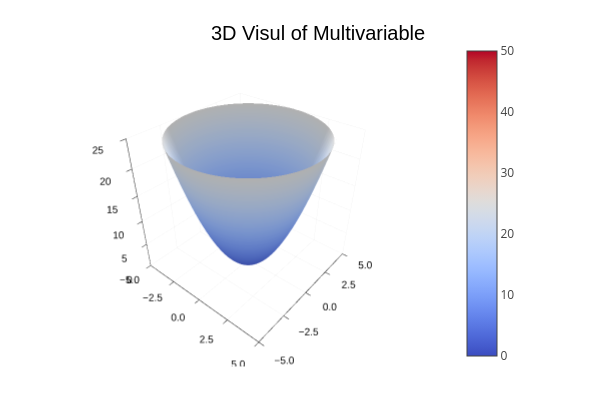

Write notebook code for a chart like this one.
### Markdown cell above
<a id="multivariable-paraboloid"></a>
#### 3D Paraboloid

**Mathematical Concept:**
A multivariable quadratic function forming a symmetric 3D surface.
$$ f(x, y) = x^2 + y^2 $$

**Modeling Objective:**
Render a 3D surface plot to visualize continuous spatial domains.

[↑ Back to Table of Contents](#table-of-contents)

### Code cell
f(x,y) = x^2 + y^2
x = -5:0.2:5
y = -5:0.2:5

surface(x,y,f, title= "3D Visul of Multivariable", color=:coolwarm, camera=(40,35), zlims=(0, 25) )

### Figure 1 — Plotly figure (JSON) as saved in the notebook; plotly's stock layout.template omitted (floating-point values rounded to 4 significant figures; data arrays with more than 128 entries replaced by an {"elided": "..."} marker saying what was removed)
{"data": [{"colorbar": {"len": 0.9039, "title": "", "x": 0.7615, "y": 0.4896}, "colorscale": {"elided": "100x2 mixed values"}, "name": "y1", "opacity": null, "scene": "scene", "showlegend": false, "showscale": true, "type": "surface", "x": [-5, -4.8, -4.6, -4.4, -4.2, -4, -3.8, -3.6, -3.4, -3.2, -3, -2.8, -2.6, -2.4, -2.2, -2, -1.8, -1.6, -1.4, -1.2, -1, -0.8, -0.6, -0.4, -0.2, 0, 0.2, 0.4, 0.6, 0.8, 1, 1.2, 1.4, 1.6, 1.8, 2, 2.2, 2.4, 2.6, 2.8, 3, 3.2, 3.4, 3.6, 3.8, 4, 4.2, 4.4, 4.6, 4.8, 5], "xaxis": "x", "y": [-5, -4.8, -4.6, -4.4, -4.2, -4, -3.8, -3.6, -3.4, -3.2, -3, -2.8, -2.6, -2.4, -2.2, -2, -1.8, -1.6, -1.4, -1.2, -1, -0.8, -0.6, -0.4, -0.2, 0, 0.2, 0.4, 0.6, 0.8, 1, 1.2, 1.4, 1.6, 1.8, 2, 2.2, 2.4, 2.6, 2.8, 3, 3.2, 3.4, 3.6, 3.8, 4, 4.2, 4.4, 4.6, 4.8, 5], "yaxis": "y", "z": {"elided": "51x51 float values"}, "zaxis": "z", "zmax": 50, "zmin": 0}], "layout": {"annotations": [{"font": {"color": "rgba(0, 0, 0, 1.000)", "family": "sans-serif", "size": 20}, "rotation": 0, "showarrow": false, "text": "3D Visul of Multivariable", "x": 0.5296, "xanchor": "center", "xref": "paper", "y": 1, "yanchor": "top", "yref": "paper"}], "height": 400, "legend": {"bgcolor": "rgba(255, 255, 255, 1.000)", "bordercolor": "rgba(0, 0, 0, 1.000)", "borderwidth": 1, "font": {"color": "rgba(0, 0, 0, 1.000)", "family": "sans-serif", "size": 11}, "title": {"font": {"color": "rgba(0, 0, 0, 1.000)", "family": "sans-serif", "size": 15}, "text": ""}, "tracegroupgap": 0, "traceorder": "normal", "x": 1, "xanchor": "auto", "y": 1, "yanchor": "auto"}, "margin": {"b": 20, "l": 0, "r": 0, "t": 20}, "paper_bgcolor": "rgba(255, 255, 255, 1.000)", "plot_bgcolor": "rgba(255, 255, 255, 1.000)", "scene": {"camera": {"eye": {"x": 1.369, "y": -1.632, "z": 1.491}, "projection": "orthographic"}, "domain": {"x": [0.06582, 0.7615], "y": [0.03762, 0.9415]}, "xaxis": {"gridcolor": "rgba(0, 0, 0, 0.100)", "gridwidth": 0.5, "linecolor": "rgba(0, 0, 0, 1.000)", "mirror": false, "range": [-5, 5], "showgrid": true, "showline": true, "showticklabels": true, "tickangle": 0, "tickcolor": "rgb(0, 0, 0)", "tickfont": {"color": "rgba(0, 0, 0, 1.000)", "family": "sans-serif", "size": 11}, "tickmode": "array", "ticks": "inside", "ticktext": ["−5.0", "−2.5", "0.0", "2.5", "5.0"], "tickvals": [-5, -2.5, 0, 2.5, 5], "title": "", "titlefont": {"color": "rgba(0, 0, 0, 1.000)", "family": "sans-serif", "size": 15}, "type": "-", "visible": true, "zeroline": false, "zerolinecolor": "rgba(0, 0, 0, 1.000)"}, "yaxis": {"gridcolor": "rgba(0, 0, 0, 0.100)", "gridwidth": 0.5, "linecolor": "rgba(0, 0, 0, 1.000)", "mirror": false, "range": [-5, 5], "showgrid": true, "showline": true, "showticklabels": true, "tickangle": 0, "tickcolor": "rgb(0, 0, 0)", "tickfont": {"color": "rgba(0, 0, 0, 1.000)", "family": "sans-serif", "size": 11}, "tickmode": "array", "ticks": "inside", "ticktext": ["−5.0", "−2.5", "0.0", "2.5", "5.0"], "tickvals": [-5, -2.5, 0, 2.5, 5], "title": "", "titlefont": {"color": "rgba(0, 0, 0, 1.000)", "family": "sans-serif", "size": 15}, "type": "-", "visible": true, "zeroline": false, "zerolinecolor": "rgba(0, 0, 0, 1.000)"}, "zaxis": {"gridcolor": "rgba(0, 0, 0, 0.100)", "gridwidth": 0.5, "linecolor": "rgba(0, 0, 0, 1.000)", "mirror": false, "range": [0, 25], "showgrid": true, "showline": true, "showticklabels": true, "tickangle": 0, "tickcolor": "rgb(0, 0, 0)", "tickfont": {"color": "rgba(0, 0, 0, 1.000)", "family": "sans-serif", "size": 11}, "tickmode": "array", "ticks": "inside", "ticktext": ["0", "5", "10", "15", "20", "25"], "tickvals": [0, 5, 10, 15, 20, 25], "title": "", "titlefont": {"color": "rgba(0, 0, 0, 1.000)", "family": "sans-serif", "size": 15}, "type": "-", "visible": true, "zeroline": false, "zerolinecolor": "rgba(0, 0, 0, 1.000)"}}, "showlegend": true, "width": 600}}
